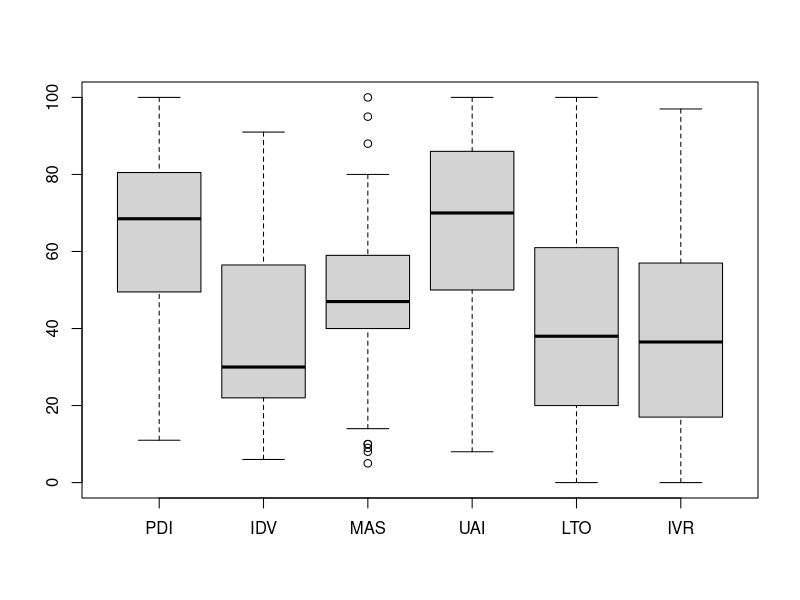
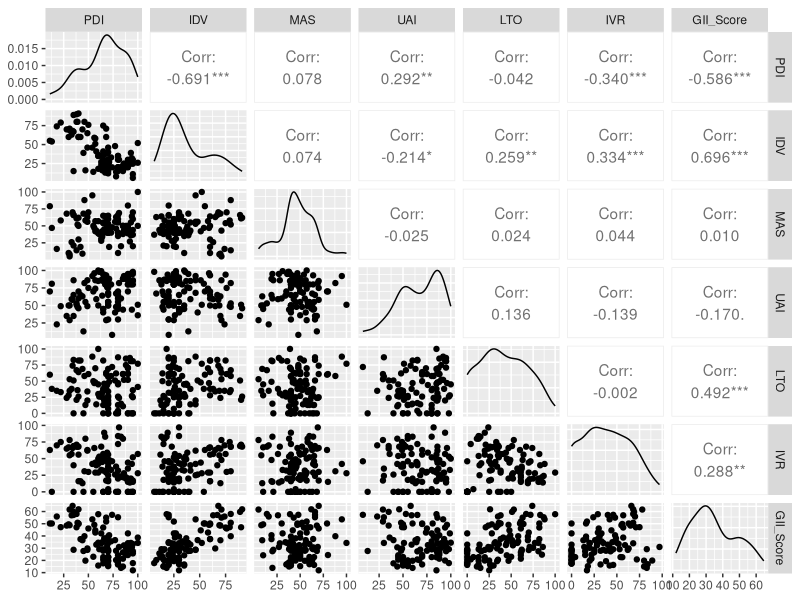
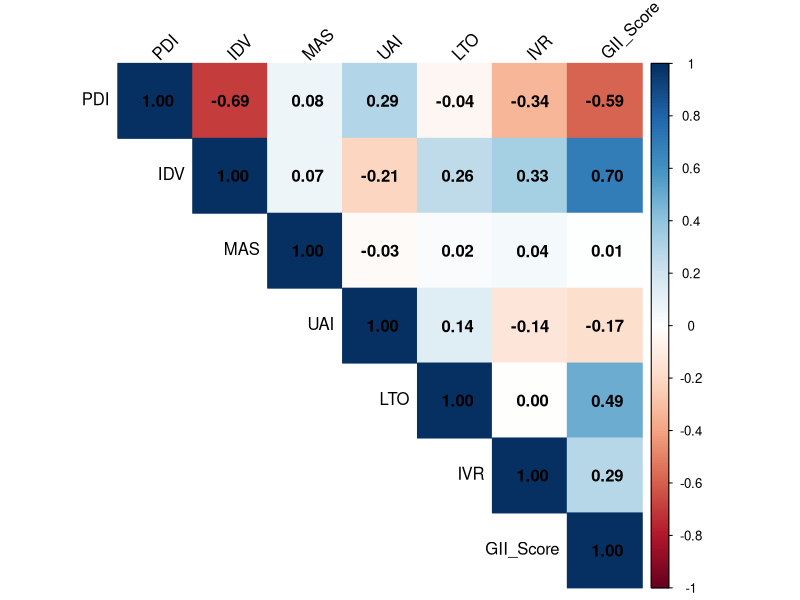
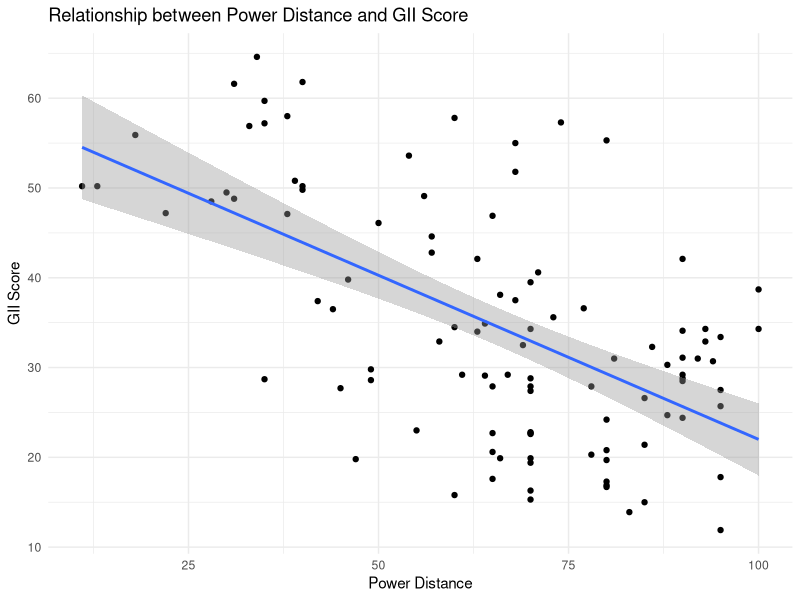
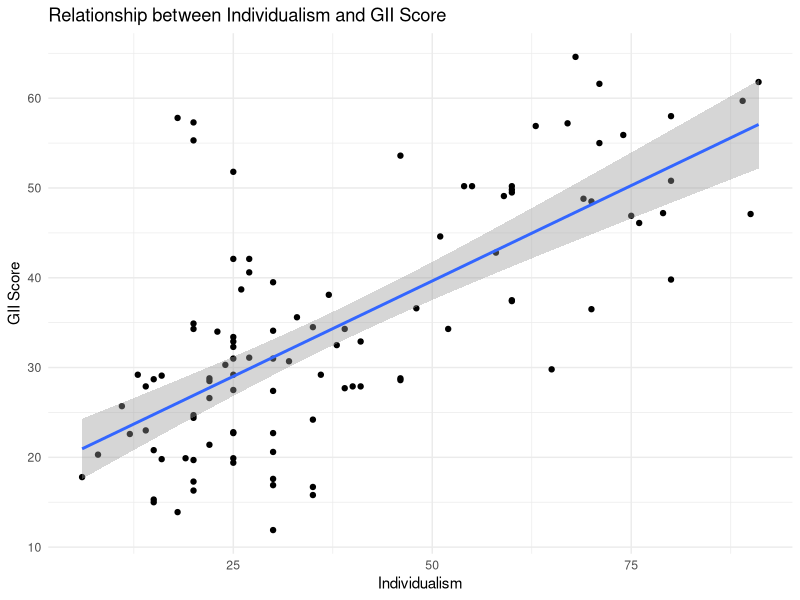
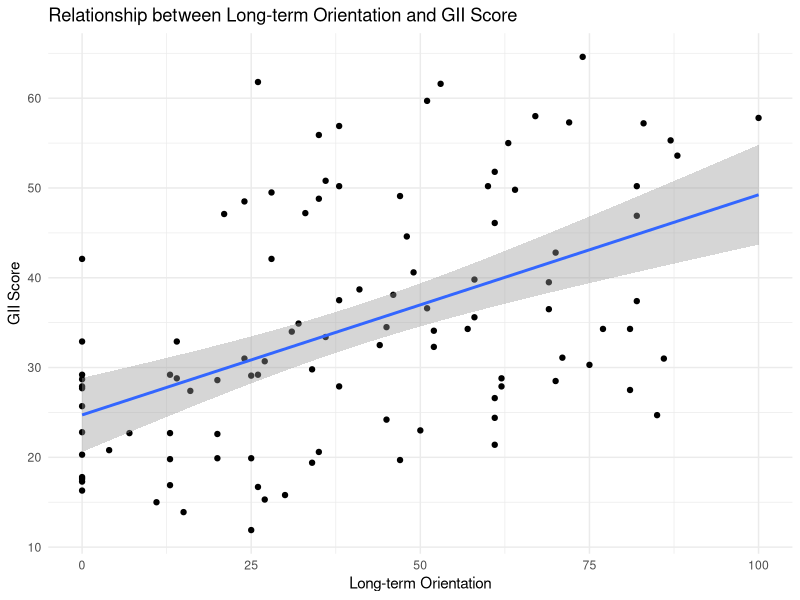
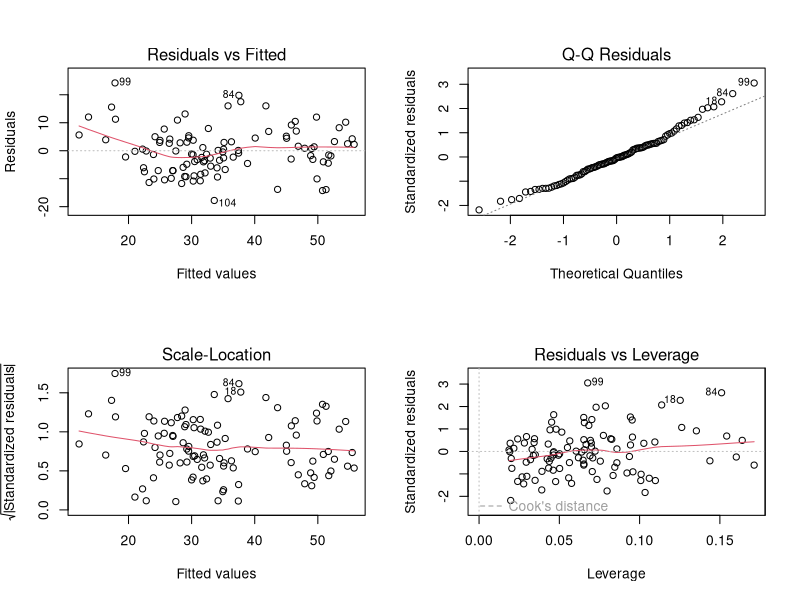
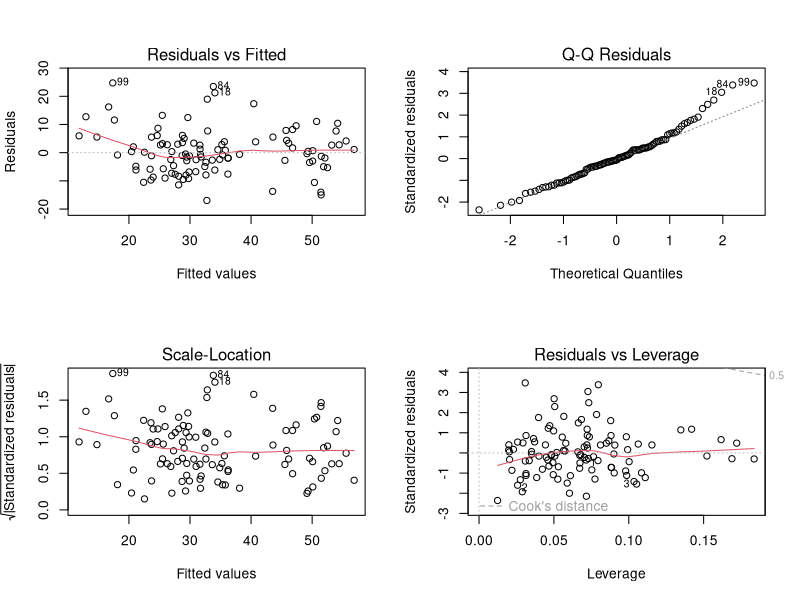

Write the R code that produced these figures, in order.
## ---- chunk 1
#Load the required packages.
library(tidyverse) #data manipulation
library(ggplot2) #data visualization

#Import the dataset.
data <- read.csv("data.csv")

# Check for missing values
sum(is.na(data)) # 0 missing value

#structure and summary of the dataset
#str(data)
summary(data)
## ---- chunk 2

# Select only Hofstede's cultural dimensions
hofstede_dimensions <- data[,c("PDI", "IDV", "MAS", "UAI", "LTO", "IVR")]

# Create boxplots
boxplot(hofstede_dimensions)
## ---- chunk 3
# Remove outliers
## ---- chunk 4

library(GGally)
ggpairs(data[,c("PDI","IDV","MAS","UAI","LTO","IVR","GII_Score")],columns = c("PDI","IDV","MAS","UAI","LTO","IVR","GII_Score"),groupColumn = "Country")

## ---- chunk 5
# calculate the correlation matrix
cor_matrix <- cor(data[,c("PDI", "IDV", "MAS", "UAI", "LTO", "IVR","GII_Score")])

# print the correlation matrix
print(cor_matrix)
## ---- chunk 6
library(corrplot)
corrplot(cor_matrix, method="color", type = "upper", tl.col = "black", tl.srt = 45, addCoef.col = "black")
## ---- chunk 7

library(ggplot2)

# Create scatter plot PDI
ggplot(data, aes(x=PDI, y=GII_Score)) + geom_point() + geom_smooth(method=lm) + ggtitle("Relationship between Power Distance and GII Score") + xlab("Power Distance") + ylab("GII Score") + theme_minimal()

# Create scatter plot IDV
ggplot(data, aes(x=IDV, y=GII_Score)) + geom_point() + geom_smooth(method=lm) + ggtitle("Relationship between Individualism and GII Score") + xlab("Individualism") + ylab("GII Score") + theme_minimal()

# Create scatter plot LTO
ggplot(data, aes(x=LTO, y=GII_Score)) + geom_point() + geom_smooth(method=lm) + ggtitle("Relationship between Long-term Orientation and GII Score") + xlab("Long-term Orientation") + ylab("GII Score") + theme_minimal()
## ---- chunk 8
library(car)

# fit the model
lm_model <- lm(GII_Score ~ PDI + IDV + MAS + UAI + LTO + IVR, data = data)

# calculate VIF
vif(lm_model)

## ---- chunk 9
# Load necessary libraries
library(tidyverse)
library(lmtest)

# Run regression analysis
ols_lm_model <- lm(GII_Score ~ PDI + IDV + MAS + UAI + LTO + IVR, data = data)

# Summary of the model
summary(ols_lm_model)
summary(ols_lm_model)$r.squared
par(mfrow=c(2,2))
plot(ols_lm_model)
## ---- chunk 10

library(MASS)

model_robust <- rlm(GII_Score ~ PDI + IDV + MAS + UAI + LTO + IVR, data = data)

# Summary of the model
summary(model_robust)

par(mfrow=c(2,2))
plot(model_robust)
## ---- chunk 11

developed_countries_list <- c('Australia',
'Austria',
'Belgium',
'Canada',
'Denmark',
'Finland',
'France',
'Chile',
'Czech Republic',
'Germany',
'Greece',
'Iceland',
'Ireland',
'Italy',
'Japan',
'Hong Kong',
'Hungary',
'Luxembourg',
'Netherlands',
'New Zealand',
'Singapore',
'Norway',
'Portugal',
'China',
'Spain',
'Sweden',
'Switzerland',
'Poland',
'Romania',
'Slovakia',
'Slovenia',
'Uruguay',
'Republic of Korea',
'United Kingdom',
'United States of America')

developing_countries_list <- c('Albania',
'Algeria',
'Angola',
'Argentina',
'Armenia',
'Azerbaijan',
'Bangladesh',
'Belarus',
'Bosnia and Herzegovina',
'Brazil',
'Bulgaria',
'Burkina Faso',
'Colombia',
'Costa Rica',
'Croatia',
'Dominican Republic',
'Ecuador',
'Egypt',
'El Salvador',
'Estonia',
'Ethiopia',
'Georgia',
'Ghana',
'Guatemala',
'Honduras',
'India',
'Indonesia',
'Iran (Islamic Republic of)',
'Iraq',
'Israel',
'Jamaica',
'Jordan',
'Kazakhstan',
'Kenya',
'Kuwait',
'Latvia',
'Lithuania',
'Malaysia',
'Malta',
'Mexico',
'Republic of Moldova',
'Montenegro',
'Morocco',
'Mozambique',
'Namibia',
'Nepal',
'Nigeria',
'North Macedonia',
'Pakistan',
'Panama',
'Paraguay',
'Peru',
'Philippines',
'Qatar',
'Russian Federation',
'Saudi Arabia',
'Senegal',
'Serbia',
'South Africa',
'Sri Lanka',
'Thailand',
'Trinidad and Tobago',
'Tunisia',
'Turkiye',
'Ukraine',
'United Arab Emirates',
'Viet Nam',
'Zambia')
## ---- chunk 12
# Create a new dataframe that only includes developed countries
developed_countries_data <- data[data$Country %in% developed_countries_list,]

# Fit an OLS model
lm_model_developed <- lm(GII_Score ~ PDI + IDV + MAS + UAI + LTO + IVR, data = developed_countries_data)

# Print the model summary
summary(lm_model_developed)
## ---- chunk 13

# Create a new dataframe that only includes developing countries
developing_countries_data <- data[data$Country %in% developing_countries_list,]

# Fit an OLS model
lm_model_developing <- lm(GII_Score ~ PDI + IDV + MAS + UAI + LTO + IVR, data = developing_countries_data)

# Print the model summary
summary(lm_model_developing)
